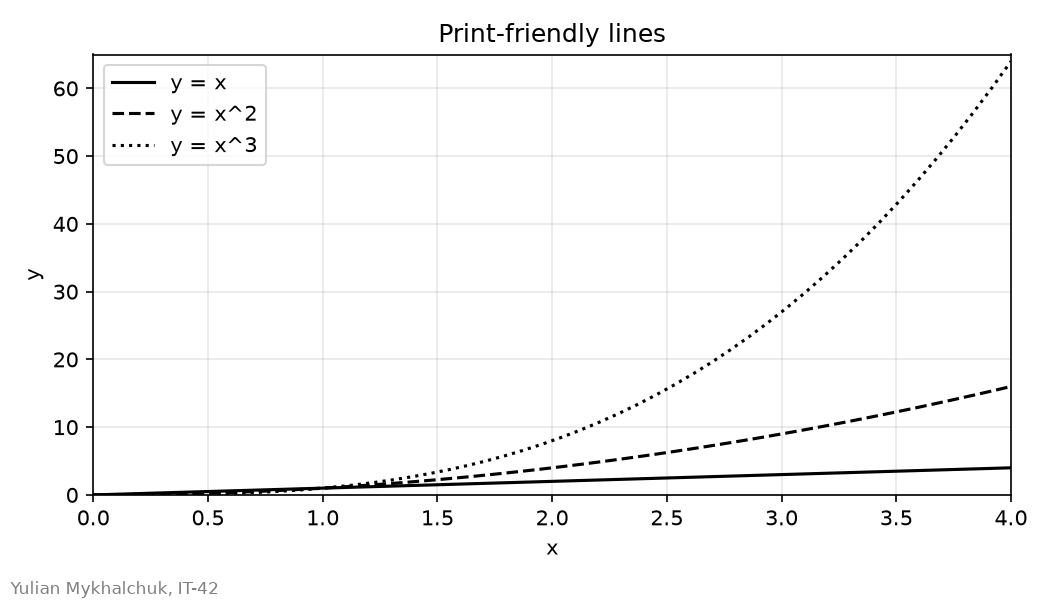

Reproduce this figure in Python.
import numpy as np
import matplotlib.pyplot as plt

STUDENT_NAME = "Yulian Mykhalchuk"
STUDENT_GROUP = "IT-42"

x = np.linspace(0, 4, 50)

fig, ax = plt.subplots(figsize=(7, 4))

ax.plot(
    x,
    x,
    color="black",
    linestyle="-",
    label="y = x"
)

ax.plot(
    x,
    x ** 2,
    color="black",
    linestyle="--",
    label="y = x^2"
)

ax.plot(
    x,
    x ** 3,
    color="black",
    linestyle=":",
    label="y = x^3"
)

ax.set_title("Print-friendly lines")
ax.set_xlabel("x")
ax.set_ylabel("y")

ax.set_xlim(0, 4)
ax.set_ylim(0, 65)

ax.grid(True, alpha=0.3)
ax.legend(loc="upper left")

fig.text(
    0.01,
    0.01,
    f"{STUDENT_NAME}, {STUDENT_GROUP}",
    fontsize=8,
    color="gray"
)

fig.tight_layout(rect=[0, 0.03, 1, 1])
fig.savefig("task_6.png", dpi=150)

plt.show()
